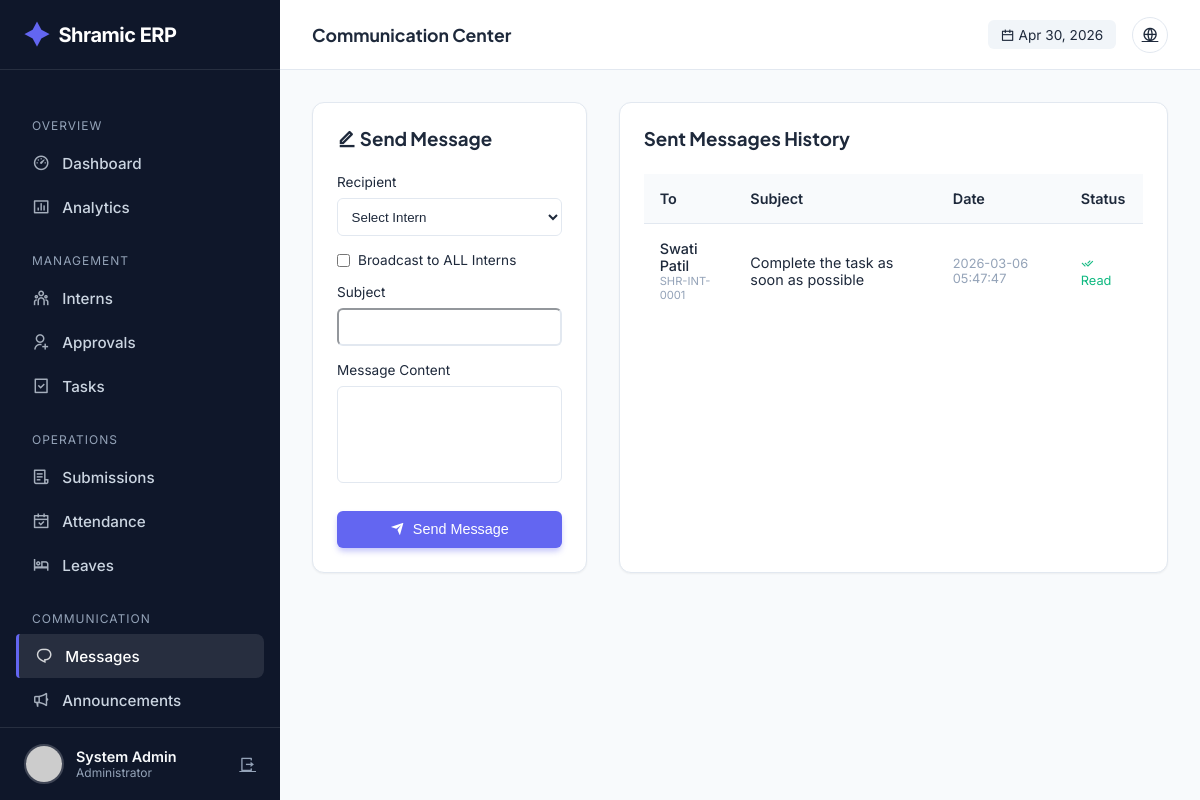
The app's page /admin/messages (signed in), older data.
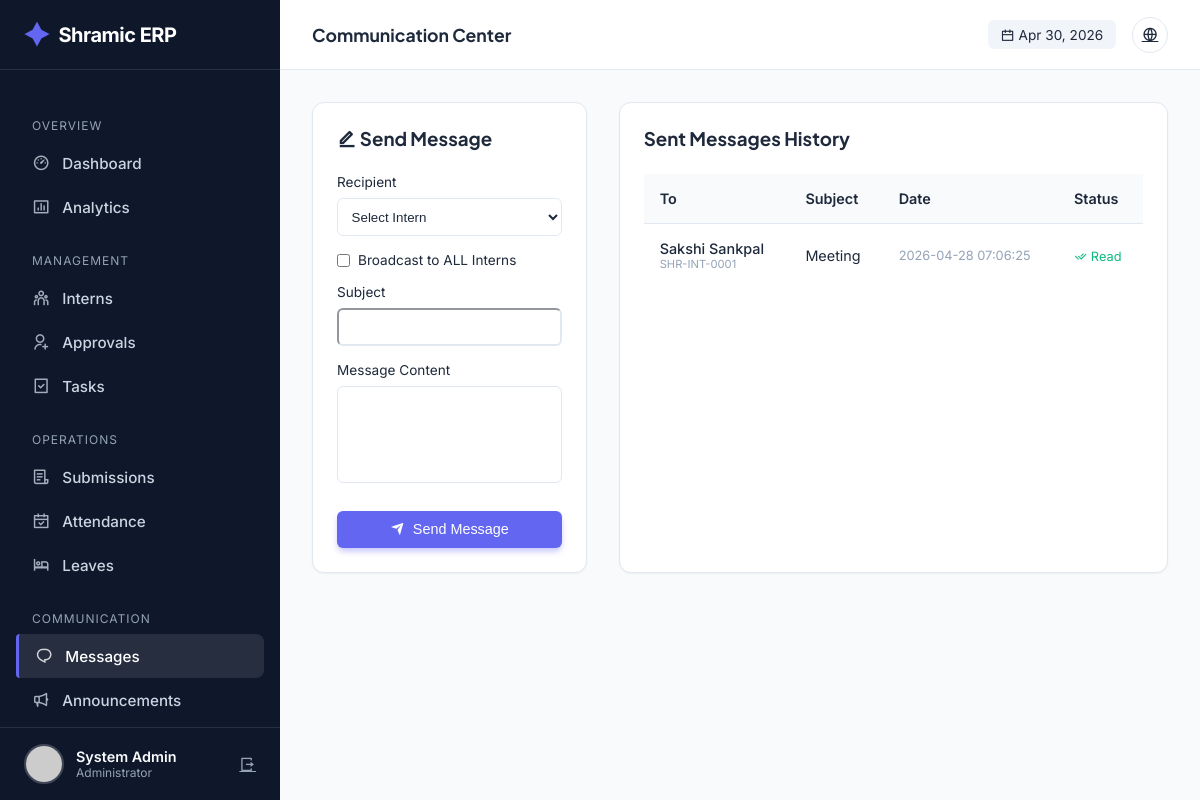
The same page, newer data.
### tables this page shows
CREATE TABLE messages (
            id INTEGER PRIMARY KEY AUTOINCREMENT,
            sender_id INTEGER,
            recipient_id INTEGER,
            recipient_role TEXT,
            subject TEXT,
            content TEXT NOT NULL,
            is_broadcast BOOLEAN DEFAULT 0,
            is_read BOOLEAN DEFAULT 0,
            parent_message_id INTEGER,
            created_at TIMESTAMP DEFAULT CURRENT_TIMESTAMP,
            FOREIGN KEY (sender_id) REFERENCES users(id),
            FOREIGN KEY (recipient_id) REFERENCES users(id),
            FOREIGN KEY (parent_message_id) REFERENCES messages(id)
        );

CREATE TABLE users (
            id INTEGER PRIMARY KEY AUTOINCREMENT,
            intern_id TEXT UNIQUE,
            usn TEXT UNIQUE NOT NULL,
            full_name TEXT NOT NULL,
            phone TEXT NOT NULL,
            email TEXT UNIQUE NOT NULL,
            password_hash TEXT NOT NULL,
            role TEXT NOT NULL,
            photo_url TEXT,
            status TEXT DEFAULT 'PENDING',
            is_admin BOOLEAN DEFAULT 0,
            department TEXT,
            join_date DATE,
            emergency_contact TEXT,
            address TEXT,
            last_login TIMESTAMP,
            login_count INTEGER DEFAULT 0,
            created_at TIMESTAMP DEFAULT CURRENT_TIMESTAMP,
            updated_at TIMESTAMP DEFAULT CURRENT_TIMESTAMP
        );

### app.py (the view, shortened to what this page needs)
@app.route('/admin/messages', methods=['GET', 'POST'])
@login_required
@admin_required
def admin_messages():
    conn = get_db_connection()
    cur = conn.cursor()
    cur.execute("""
        SELECT m.*, u.full_name as recipient_name, u.intern_id
        FROM messages m
        LEFT JOIN users u ON m.recipient_id = u.id
        WHERE m.sender_id = ?
        ORDER BY m.created_at DESC
    """, (current_user.id,))
    sent_messages = cur.fetchall()
    cur.execute("""
        SELECT id, intern_id, full_name
        FROM users
        WHERE is_admin = 0 AND status = 'APPROVED'
    """)
    interns = cur.fetchall()
    conn.close()
    return render_template('admin/messages.html',
                         sent_messages=sent_messages,
                         interns=interns)

### app.py (called while the page is built)
@app.before_request
def make_session_permanent():
    session.permanent = True
    app.permanent_session_lifetime = timedelta(days=365)
    if current_user.is_authenticated:
        try:
            conn = get_db_connection()
            cur = conn.cursor()
            current_timestamp = format_datetime(get_current_datetime())
            cur.execute("UPDATE users SET updated_at = ? WHERE id = ?",
                       (current_timestamp, current_user.id))
            conn.commit()
            conn.close()
        except:
            pass

def get_db_connection():
    conn = sqlite3.connect(DATABASE)
    conn.row_factory = sqlite3.Row
    return conn

def get_current_datetime():
    return datetime.now(TIMEZONE)

def format_datetime(dt, format_str='%Y-%m-%d %H:%M:%S'):
    if dt is None: return None
    if isinstance(dt, str): return dt
    return dt.strftime(format_str)

@login_manager.user_loader
def load_user(user_id):
    conn = get_db_connection()
    cur = conn.cursor()
    cur.execute("SELECT * FROM users WHERE id = ?", (user_id,))
    user_data = cur.fetchone()
    conn.close()
    return User(dict(user_data)) if user_data else None

### templates/admin/messages.html (shortened to what this page needs)
{% extends "admin/base.html" %} {% block title %}Messages{% endblock %} {% block
page_title %}Communication Center{% endblock %} {% block content %}
<div style="display: grid; grid-template-columns: 1fr 2fr; gap: 2rem">
  <div class="card" style="height: fit-content">
    <h3 style="margin-bottom: 1.5rem">
      <i class="ri-edit-line"></i> Send Message
    </h3>
    <form action="{{ url_for('admin_messages') }}" method="POST">
      <div style="margin-bottom: 1rem">
        <label style="display: block; font-size: 0.85rem; margin-bottom: 0.5rem"
          >Recipient</label
        >
        <select
          name="recipient_id"
          class="btn-outline"
          style="width: 100%; padding: 0.6rem; border-radius: 6px"
        >
          <option value="">Select Intern</option>
        </select>
      </div>
      <div style="margin-bottom: 1rem">
        <label
          style="
            display: flex;
            align-items: center;
            gap: 8px;
            font-size: 0.85rem;
            cursor: pointer;
          "
        >
          <input type="checkbox" name="is_broadcast" /> Broadcast to ALL Interns
        </label>
      </div>
      <div style="margin-bottom: 1rem">
        <label style="display: block; font-size: 0.85rem; margin-bottom: 0.5rem"
          >Subject</label
        >
        <input
          type="text"
          name="subject"
          required
          class="btn-outline"
          style="width: 100%; padding: 0.6rem; border-radius: 6px"
        />
      </div>
      <div style="margin-bottom: 1.5rem">
        <label style="display: block; font-size: 0.85rem; margin-bottom: 0.5rem"
          >Message Content</label
        >
        <textarea
          name="content"
          rows="5"
          required
          class="btn-outline"
          style="width: 100%; padding: 0.6rem; border-radius: 6px; resize: none"
        ></textarea>
      </div>
      <button
        type="submit"
        class="btn btn-primary"
        style="width: 100%; justify-content: center"
      >
        <i class="ri-send-plane-fill"></i> Send Message
      </button>
    </form>
  </div>
  <div class="card">
    <h3 style="margin-bottom: 1.5rem">Sent Messages History</h3>
    <div class="table-container">
      <table>
        <thead>
          <tr>
            <th>To</th>
            <th>Subject</th>
            <th>Date</th>
            <th>Status</th>
          </tr>
        </thead>
        <tbody>
          {% for msg in sent_messages %}
          <tr>
            <td>
              {% if msg.is_broadcast %}
              <span class="badge badge-neutral"
                ><i class="ri-broadcast-line"></i> Everyone</span
              >
              {% else %}
              <div style="font-weight: 500">{{ msg.recipient_name }}</div>
              <div style="font-size: 0.7rem; color: var(--text-light)">
                {{ msg.intern_id }}
              </div>
              {% endif %}
            </td>
            <td>{{ msg.subject }}</td>
            <td style="font-size: 0.8rem; color: var(--text-light)">
              {{ msg.created_at }}
            </td>
            <td>
              {% if msg.is_read %}
              <span style="color: var(--success); font-size: 0.8rem"
                ><i class="ri-check-double-line"></i> Read</span
              >
              {% else %}
              <span style="color: var(--text-light); font-size: 0.8rem"
                ><i class="ri-check-line"></i> Sent</span
              >
              {% endif %}
            </td>
          </tr>
          {% endfor %}
        </tbody>
      </table>
    </div>
  </div>
</div>
{% endblock %}

Row changes from the older to the newer data that the page shows:
removed messages: recipient_name "Swati Patil", intern_id "SHR-INT-0001", subject "Complete the task as soon as possible", created_at "2026-03-06 05:47:47", is_read True (drawn)
added messages: recipient_name "Sakshi Sankpal", intern_id "SHR-INT-0001", subject "Meeting", created_at "2026-04-28 07:06:25", is_read True (drawn)
